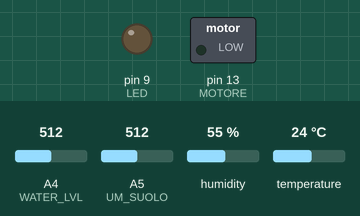
A sketch run on a simulated Arduino Uno, built with avr-gcc and run on an emulated ATmega328P. Parts: switched loads named in the sketch (green lamp = pin HIGH), output pins drawn as LEDs (lit = HIGH). The test bench sets the inputs (shaded band); at power-on: A4 (WATER_LVL) = 512, A5 (UM_SUOLO) = 512, humidity 55 %, temperature 24 °C. Pins used as bus, display or sensor lines are not drawn; what the sketch prints to the serial monitor is not drawn.

Above: at 1.5 s.
At 17.5 s:
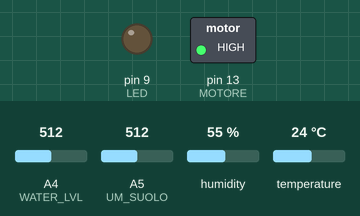
Timing chart, 0 to 42.1 s (numbered marks = the images above):
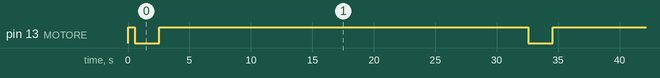

Measured:
- by itself, pin 13 (MOTORE): alternates HIGH for 30.0 s and LOW for 2.0 s

The sketch:

arduino.ino
```cpp
#include <DHT.h>

int MOTORE = 13;
int UM_SUOLO = A5;
int TEMP = 8;
int SENSOR_POWER = 7;
int WATER_LVL = A4;
int LED = 9;

int val = 0;

#define DHTTYPE DHT11
DHT dht(TEMP, DHTTYPE);

void setup() {
  Serial.begin(9600);
  dht.begin();
  pinMode(LED, OUTPUT);
  pinMode(MOTORE, OUTPUT);
  pinMode(UM_SUOLO, INPUT);
  pinMode(TEMP, INPUT);
  pinMode(SENSOR_POWER, OUTPUT);
  digitalWrite(SENSOR_POWER, LOW);
  digitalWrite(MOTORE, HIGH);
  delay(500);
}

void loop(){
    int t = dht.readTemperature();
    int h = dht.readHumidity();
    float umidita_suolo = analogRead(UM_SUOLO);
    float liv_acqua = readSensor();
    Serial.print("TEMPERATURA:");
    Serial.print(t);
    Serial.print(" UMID_ARIA:");
    Serial.print  (h);
    Serial.print(" UMID_SUOLO:");
    Serial.print(umidita_suolo);
    Serial.print(" LIV_ACQUA:");
    Serial.println(liv_acqua);

    if(umidita_suolo>450){ // soglia umidità terreno
    digitalWrite(MOTORE, LOW);
    delay(2000);
    digitalWrite(MOTORE, HIGH);
    } else{
    digitalWrite(MOTORE, HIGH);
    delay(2000);
    }

    if(liv_acqua<15){
      digitalWrite(LED, HIGH);

    } else {
      digitalWrite(LED, LOW);
    }

    Serial.println();
    delay(30000); // 30 secondi
}

int readSensor() {
  digitalWrite(SENSOR_POWER, HIGH);
  delay(10);
  val = analogRead(WATER_LVL);
  digitalWrite(SENSOR_POWER, LOW);
  return val;
}
```
